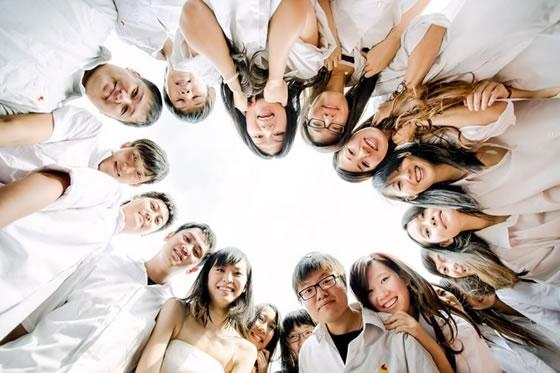
#> input picture datas/imgs/Faces.jpg, 560 x 373 px
$ python Test21.py   (Python 2 division)
#> lines starting #> are read from the running program, lines starting #| are printed output that depends on the picture
# -*- coding: utf-8 -*-

'''
Created on 2016年5月11日 上午11:11:31

@author: Thunderbolt.Lei （花名：穆雷）
@description: <br>
'''

import cv2
import numpy as np
from matplotlib import pyplot as plt
import math

img = cv2.imread( "../../../datas/imgs/Faces.jpg" )
#> img is the input picture: shape (373, 560, 3); mean B, G, R 174.4, 182.5, 196.2

blur = cv2.GaussianBlur( img, ( 5, 5 ), 0 )
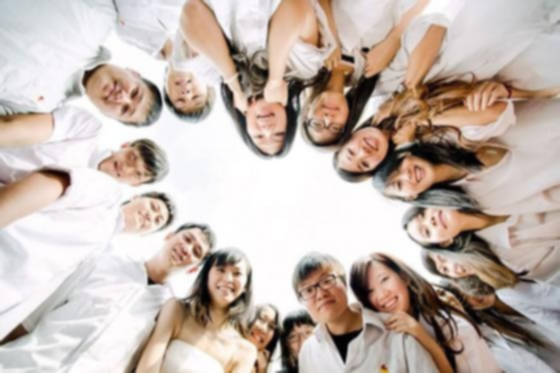
#> blur: shape (373, 560, 3); mean B, G, R 174.4, 182.5, 196.2
# find normalized_histogram, and its cumulative distribution function
# 计算归一化直方图
# CalcHist(image, accumulate=0, mask=NULL)
hist = cv2.calcHist( [blur], [0], None, [256], [0, 256] )
#> hist = 256 values, max 11177 at index 253, min 3 at index 0, mean 815.9
hist_norm = hist.ravel() / hist.max()
#> hist_norm = 256 values, max 1 at index 253, min 0.000268 at index 0, mean 0.073
Q = hist_norm.cumsum()
#> Q = 256 values from 0.000268 to 18.69

bins = np.arange( 256 )

fn_min = np.inf
thresh = -1

for i in xrange( 1, 255 ):
    p1, p2 = np.hsplit( hist_norm, [i] )  # probabilities
    q1, q2 = Q[i], Q[255] - Q[i]  # cum sum of classes
    b1, b2 = np.hsplit( bins, [i] )  # weights
    # finding means and variances
    m1, m2 = np.sum( p1 * b1 ) / q1, np.sum( p2 * b2 ) / q2
    v1, v2 = np.sum( ( ( b1 - m1 ) ** 2 ) * p1 ) / q1, np.sum( ( ( b2 - m2 ) ** 2 ) * p2 ) / q2
    # calculates the minimization function
    fn = v1 * q1 + v2 * q2
    if fn < fn_min:
        fn_min = fn
        thresh = i
#> this loop made 254 passes
#> (p1, q1, q2, m1, m2, v1, v2, fn) on passes 1 to 6: ([0.000268], 0.00948, 18.68, 0, 174.5, 0, 5248.6, 98037.7), ([0.000268, 0.00922], 0.0271, 18.66, 0.34, 174.6, 0.149, 5238.7, 97760.9), ([0.000268, 0.00922, 0.0176], 0.0551, 18.63, 0.807, 174.9, 0.465, 5218.5, 97237), ([0.000268, 0.00922, 0.0176, 0.028], 0.0871, 18.6, 1.47, 175.2, 0.834, 5183.1, 96411.5), ([0.000268, 0.00922, 0.0176, 0.028, 0.032], 0.121, 18.57, 2.12, 175.5, 1.22, 5142.1, 95474.9), ([0.000268, 0.00922, 0.0176, 0.028, 0.032, 0.0339], 0.157, 18.53, 2.72, 175.8, 1.72, 5098.9, 94491.6)
#> (q1, q2, m1, m2, v1, v2, fn, fn_min) on passes 8 to 13: (0.226, 18.46, 3.85, 176.5, 3.08, 5011.7, 92527.5, 92527.5), (0.264, 18.42, 4.41, 176.8, 4.06, 4965.6, 91489.3, 91489.3), (0.296, 18.39, 5.07, 177.1, 5.17, 4916.7, 90431, 90431), (0.33, 18.36, 5.53, 177.4, 6.31, 4876.8, 89531.7, 89531.7), (0.364, 18.32, 6.04, 177.7, 7.69, 4834.9, 88600.4, 88600.4), (0.398, 18.29, 6.53, 178, 9.26, 4793.4, 87674.7, 87674.7)
# find otsu's threshold value with OpenCV function
ret, otsu = cv2.threshold( blur, 122, 255, cv2.THRESH_BINARY, cv2.THRESH_OTSU )
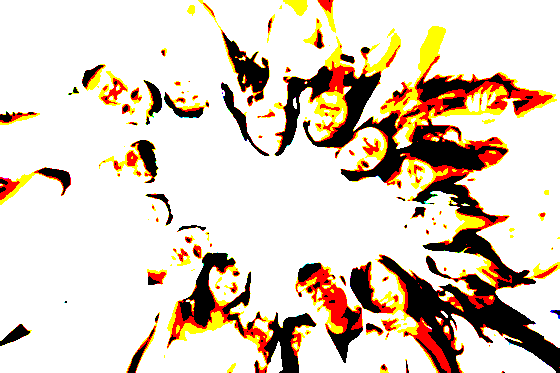
#> otsu: shape (373, 560, 3); mean B, G, R 192.7, 207.9, 222.6
print ret, otsu
#> (printed output is left out)

while( True ):
    cv2.imshow( "image", otsu )
    k = cv2.waitKey( 10 ) & 0xFF
#> (key Esc is pressed here)
    c = chr( k )
    if c in ['q', 'Q']:
        break

cv2.destroyAllWindows()
